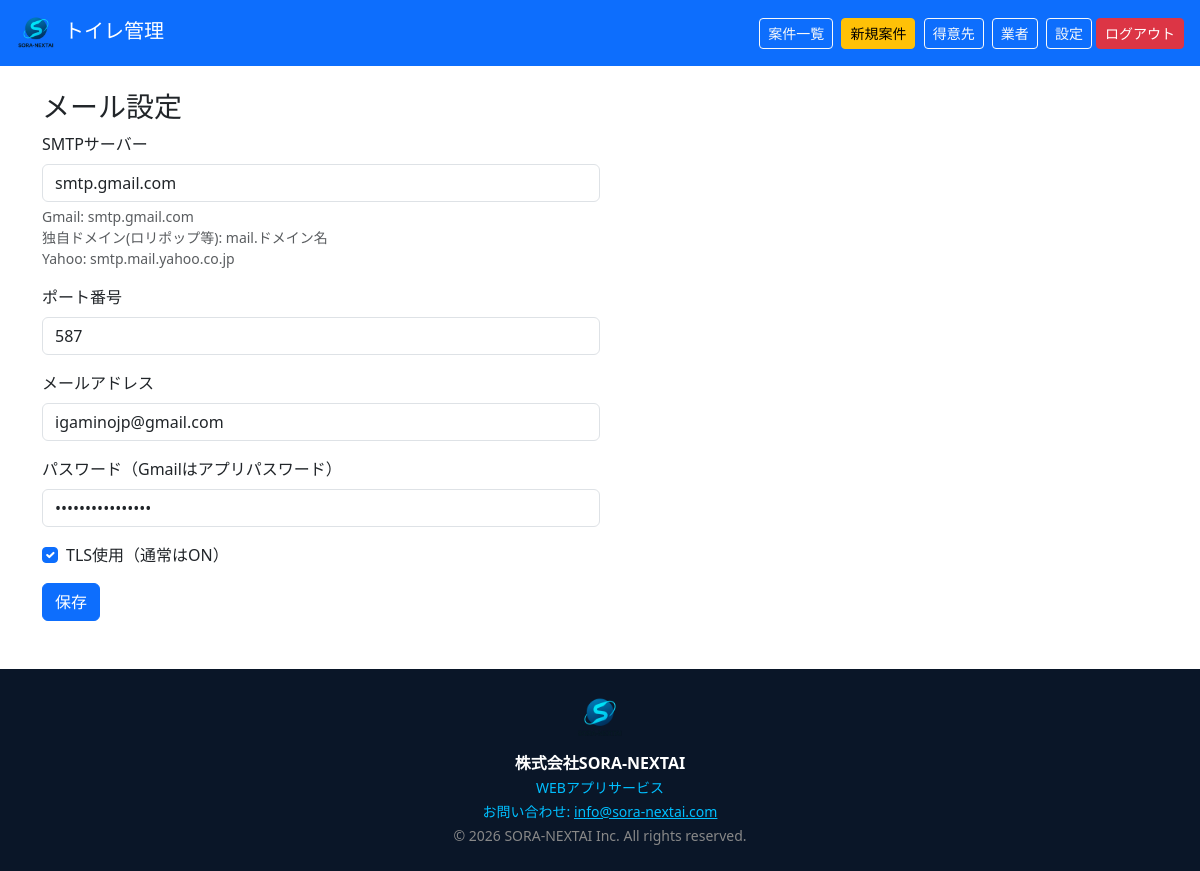
/settings (signed in), run on the app's committed database.
### app.py (models this page shows)
class Setting(db.Model):
    id = db.Column(db.Integer, primary_key=True)
    key = db.Column(db.String(100), unique=True)
    value = db.Column(db.String(500))

### app.py (the view, shortened to what this page needs)
@app.route("/settings", methods=["GET", "POST"])
@login_required
def settings():
    return render_template("settings.html",
        mail_server=get_setting("mail_server", "smtp.gmail.com"),
        mail_port=get_setting("mail_port", "587"),
        mail_username=get_setting("mail_username", ""),
        mail_password=get_setting("mail_password", ""),
        mail_use_tls=get_setting("mail_use_tls", "on")
    )

### app.py (called while the page is built, shortened)
@app.before_request
def jwt_auth():
    from flask_login import current_user
    if current_user.is_authenticated:
        return

@login_manager.user_loader
def load_user(user_id):
    return User.query.get(int(user_id))

def get_setting(key, default=""):
    s = Setting.query.filter_by(key=key).first()
    return s.value if s else default

### templates/settings.html
{% extends "base.html" %}
{% block content %}
<h3>メール設定</h3>
<form method="POST" class="col-md-6">
  <div class="mb-3">
    <label class="form-label">SMTPサーバー</label>
    <input type="text" name="mail_server" class="form-control" value="{{ mail_server }}" placeholder="smtp.gmail.com">
    <div class="form-text">
      Gmail: smtp.gmail.com<br>
      独自ドメイン(ロリポップ等): mail.ドメイン名<br>
      Yahoo: smtp.mail.yahoo.co.jp
    </div>
  </div>
  <div class="mb-3">
    <label class="form-label">ポート番号</label>
    <input type="number" name="mail_port" class="form-control" value="{{ mail_port }}" placeholder="587">
  </div>
  <div class="mb-3">
    <label class="form-label">メールアドレス</label>
    <input type="email" name="mail_username" class="form-control" value="{{ mail_username }}" placeholder="your@email.com">
  </div>
  <div class="mb-3">
    <label class="form-label">パスワード（Gmailはアプリパスワード）</label>
    <input type="password" name="mail_password" class="form-control" value="{{ mail_password }}">
  </div>
  <div class="mb-3 form-check">
    <input type="checkbox" name="mail_use_tls" class="form-check-input" id="tls" {% if mail_use_tls == "on" %}checked{% endif %}>
    <label class="form-check-label" for="tls">TLS使用（通常はON）</label>
  </div>
  <button class="btn btn-primary">保存</button>
</form>
{% endblock %}

### data on the page
Setting: mail_server "smtp.gmail.com"
Setting: mail_port "587"
Setting: mail_username "igaminojp@gmail.com"
Setting: value "☑"
